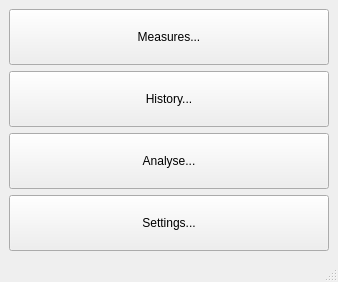
<?xml version="1.0" encoding="UTF-8"?>
<ui version="4.0">
 <class>ModeSelectionWindow</class>
 <widget class="QMainWindow" name="ModeSelectionWindow">
  <property name="geometry">
   <rect>
    <x>0</x>
    <y>0</y>
    <width>338</width>
    <height>282</height>
   </rect>
  </property>
  <property name="sizePolicy">
   <sizepolicy hsizetype="Fixed" vsizetype="Fixed">
    <horstretch>0</horstretch>
    <verstretch>0</verstretch>
   </sizepolicy>
  </property>
  <property name="windowTitle">
   <string>MainWindow</string>
  </property>
  <widget class="QWidget" name="centralwidget">
   <layout class="QVBoxLayout" name="verticalLayout">
    <item>
     <widget class="QPushButton" name="buttonMeasures">
      <property name="sizePolicy">
       <sizepolicy hsizetype="Minimum" vsizetype="Preferred">
        <horstretch>0</horstretch>
        <verstretch>0</verstretch>
       </sizepolicy>
      </property>
      <property name="text">
       <string>Measures...</string>
      </property>
     </widget>
    </item>
    <item>
     <widget class="QPushButton" name="buttonHistory">
      <property name="sizePolicy">
       <sizepolicy hsizetype="Minimum" vsizetype="Preferred">
        <horstretch>0</horstretch>
        <verstretch>0</verstretch>
       </sizepolicy>
      </property>
      <property name="text">
       <string>History...</string>
      </property>
     </widget>
    </item>
    <item>
     <widget class="QPushButton" name="buttonAnalyse">
      <property name="sizePolicy">
       <sizepolicy hsizetype="Minimum" vsizetype="Preferred">
        <horstretch>0</horstretch>
        <verstretch>0</verstretch>
       </sizepolicy>
      </property>
      <property name="text">
       <string>Analyse...</string>
      </property>
     </widget>
    </item>
    <item>
     <widget class="QPushButton" name="buttonSettings">
      <property name="sizePolicy">
       <sizepolicy hsizetype="Minimum" vsizetype="Preferred">
        <horstretch>0</horstretch>
        <verstretch>0</verstretch>
       </sizepolicy>
      </property>
      <property name="text">
       <string>Settings...</string>
      </property>
     </widget>
    </item>
   </layout>
  </widget>
  <widget class="QStatusBar" name="statusbar"/>
 </widget>
 <resources/>
 <connections/>
</ui>
